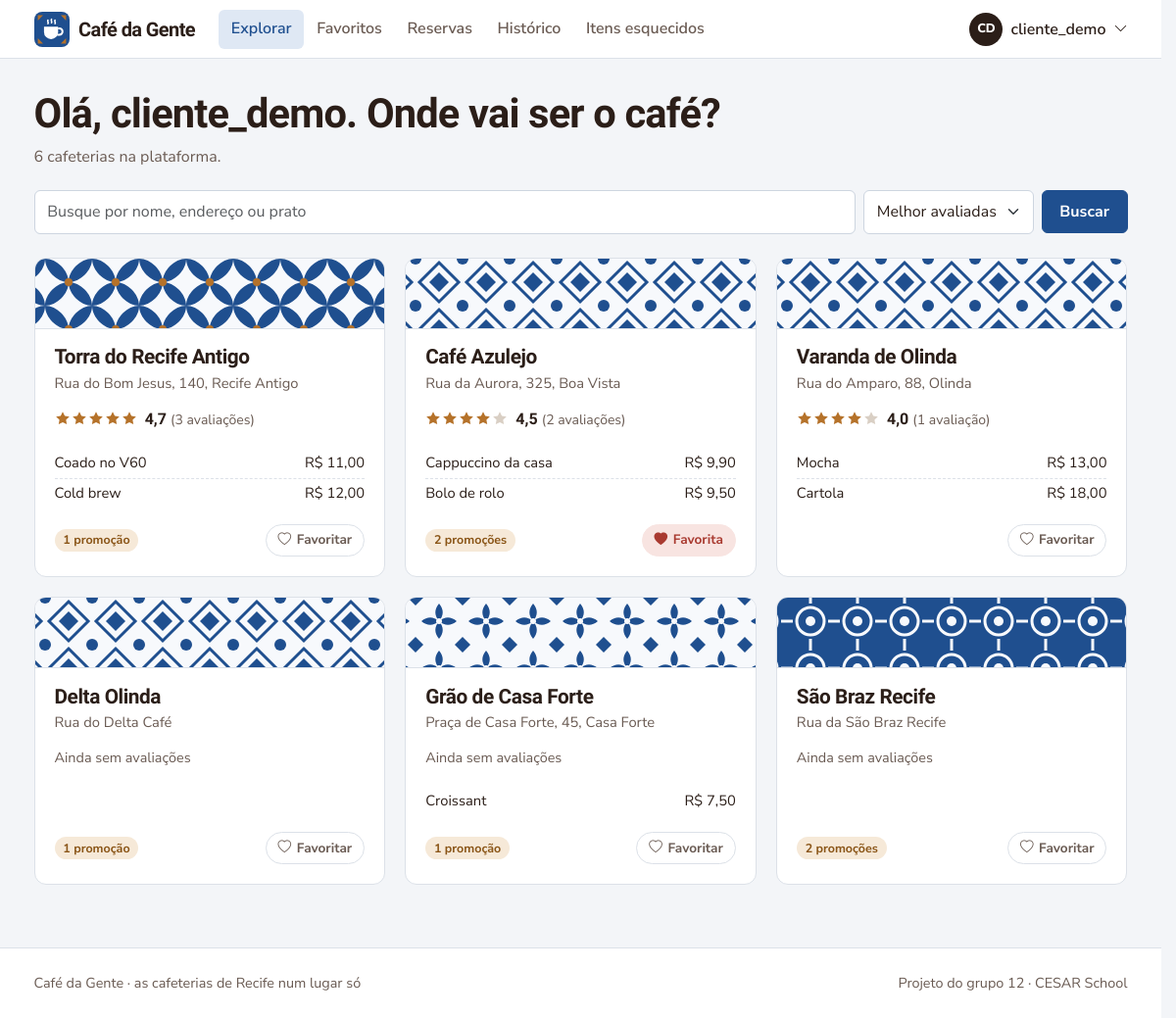
The app's page /homepage/ (signed in) with its own data.
### coffee12app/models.py (models this page shows, shortened)
class CustomUser(AbstractUser):
    phone_number = models.CharField(max_length=15, blank=True)
    COFFEEADMIN = 'CM'
    CLIENT = 'CL'
    ZONANORTE = 'ZN'
    ZONASUL = 'ZS'
    ZONAOESTE = 'ZO'
    CENTRO = 'CE'
    NAOIDENTIFICAR = 'NI'
    ROLES = [
        (COFFEEADMIN, 'Administrador de Café'),
        (CLIENT, 'Cliente')
    ]
    LOCALIDADES = [
        (ZONANORTE, 'Zona Norte'),
        (ZONASUL, 'Zona Sul'),
        (ZONAOESTE, 'Zona Oeste'),
        (CENTRO, 'Centro'),
        (NAOIDENTIFICAR, 'Não Identificar')
    ]
    role = models.CharField(
        max_length=2,
        choices=ROLES,
        default=CLIENT,
    )
    localidade = models.CharField(
        max_length=2,
        choices=LOCALIDADES,
        default=NAOIDENTIFICAR,
    )
    cafeteria = models.ForeignKey('Estabelecimento', on_delete=models.PROTECT, null=True, blank=True)
    possui_estabelecimento = models.BooleanField(default=False)
    cafeteria_favorita = models.ManyToManyField('Estabelecimento', blank=True, related_name='cafeterias_favoritas')

class Estabelecimento(models.Model):
    nome = models.CharField(max_length=100)
    endereco = models.CharField(max_length=200)
    telefone = models.CharField(max_length=15)
    proprietario = models.ForeignKey(CustomUser, on_delete=models.CASCADE)
    descricao_horario = models.CharField(max_length=200, default='')

class Prato(models.Model):
    nome = models.CharField(max_length=100)
    descricao = models.TextField()
    preco = models.DecimalField(max_digits=6, decimal_places=2)
    preco_promocional = models.DecimalField(max_digits=6, decimal_places=2, null=True, blank=True)
    estabelecimento = models.ForeignKey(Estabelecimento, on_delete=models.CASCADE)
    prato_principal = models.BooleanField(default=False)
    @property
    def em_promocao(self):
        return self.preco_promocional is not None and self.preco_promocional < self.preco

### coffee12app/views.py (the view)
# urls.py: path('homepage/', views.Homepage, name='homepage'),
@login_required
def Homepage(request):
    busca = request.GET.get('q', '').strip()
    ordem = request.GET.get('ordem', 'nota')
    estabelecimentos = cafeterias_com_resumo()
    if busca:
        estabelecimentos = estabelecimentos.filter(
            Q(nome__icontains=busca) | Q(endereco__icontains=busca) | Q(prato__nome__icontains=busca)
        ).distinct()
    if ordem == 'nome':
        estabelecimentos = estabelecimentos.order_by('nome')
    else:
        ordem = 'nota'
        estabelecimentos = estabelecimentos.order_by(F('media').desc(nulls_last=True), 'nome')
    favoritos_ids = set(request.user.cafeteria_favorita.values_list('id', flat=True))
    return render(request, 'homepage.html', {
        'estabelecimentos': estabelecimentos,
        'favoritos_ids': favoritos_ids,
        'busca': busca,
        'ordem': ordem,
    })

### coffee12app/context_processors.py (called while the page is built, shortened)
def navegacao(request):
    user = getattr(request, 'user', None)
    match = getattr(request, 'resolver_match', None)
    contexto = {'rota_atual': match.url_name if match else ''}
    if not user or not user.is_authenticated:
        return contexto
    eh_dono = user.role == CustomUser.COFFEEADMIN
    contexto['eh_dono_cafe'] = eh_dono
    return contexto

### coffee12app/templatetags/cafe_tags.py (called while the page is built)
@register.filter
def brl(valor):
    if valor is None or valor == '':
        return ''
    try:
        valor = Decimal(valor)
    except (InvalidOperation, TypeError, ValueError):
        return valor
    texto = f'{valor:,.2f}'.replace(',', 'X').replace('.', ',').replace('X', '.')
    return f'R$ {texto}'

@register.filter
def nota(valor):
    if valor is None:
        return ''
    return f'{float(valor):.1f}'.replace('.', ',')

@register.inclusion_tag('partials/estrelas.html')
def estrelas(valor, tamanho='md'):
    valor = float(valor or 0)
    cheias = int(round(valor))
    return {'cheias': range(cheias), 'vazias': range(5 - cheias), 'valor': valor, 'tamanho': tamanho}

@register.filter
def iniciais(nome):
    partes = [p for p in str(nome).replace('_', ' ').replace('.', ' ').split() if p]
    if not partes:
        return '?'
    if len(partes) == 1:
        return partes[0][:2].upper()
    return (partes[0][0] + partes[-1][0]).upper()

@register.filter
def azulejo(valor):
    return sum(ord(c) for c in str(valor)) % 4 + 1

### coffee12app/views.py (called while the page is built)
def cafeterias_com_resumo():
    return (
        Estabelecimento.objects
        .annotate(media=Avg('feedback__rating'), total_avaliacoes=Count('feedback', distinct=True))
        .prefetch_related(
            Prefetch('prato_set', queryset=Prato.objects.filter(prato_principal=True), to_attr='destaques'),
            Prefetch(
                'prato_set',
                queryset=Prato.objects.filter(preco_promocional__isnull=False, preco_promocional__lt=F('preco')),
                to_attr='promocoes',
            ),
        )
    )

### templates/homepage.html (shortened to what this page needs)
{% extends 'base.html' %}
{% load cafe_tags %}
{% block conteudo %}
<div class="container">
  <div class="cabecalho">
    <h1>Olá, {{ user.username }}. Onde vai ser o café?</h1>
    <p>{{ estabelecimentos|length }} cafeteria{{ estabelecimentos|length|pluralize }} {% if busca %}para “{{ busca }}”{% else %}na plataforma{% endif %}.</p>
  </div>
  <form class="busca mb-4" method="get" role="search">
    <input class="form-control" type="search" id="busca" name="q" value="{{ busca }}" placeholder="Busque por nome, endereço ou prato">
    <select class="form-select" id="ordem" name="ordem" onchange="this.form.submit()">
      <option value="nota" {% if ordem == 'nota' %}selected{% endif %}>Melhor avaliadas</option>
    </select>
    <button class="btn btn-primary" type="submit">Buscar</button>
  </form>
  {% if estabelecimentos %}
    <div class="grade-cafes">
      {% for cafe in estabelecimentos %}
        {% include 'partials/cafe_card.html' with cafe=cafe mostrar_favorito=True %}
      {% endfor %}
    </div>
  {% endif %}
</div>
{% endblock %}

### templates/base.html (shortened to what this page needs)
{% load static cafe_tags %}<!doctype html>
<html lang="pt-BR">
<head>
  <link href="https://cdn.jsdelivr.net/npm/bootstrap@5.3.3/dist/css/bootstrap.min.css" rel="stylesheet">
  <link href="https://cdn.jsdelivr.net/npm/bootstrap-icons@1.11.3/font/bootstrap-icons.min.css" rel="stylesheet">
  <link href="{% static 'css/app.css' %}" rel="stylesheet">
</head>
<body>
  <header class="barra">
    <nav class="navbar navbar-expand-lg">
      <div class="container">
        {% if user.is_authenticated %}
          <a class="marca" href="{% if eh_dono_cafe %}{% url 'homepagecafe' %}{% else %}{% url 'homepage' %}{% endif %}">
        {% else %}
          <a class="marca" href="{% url 'inicio' %}">
        {% endif %}
            Café da Gente
          </a>
        {% if user.is_authenticated %}
          <div class="collapse navbar-collapse" id="menu">
            <ul class="navbar-nav ms-lg-4 me-auto">
              {% if eh_dono_cafe %}
                <li class="nav-item"><a class="nav-link {% if rota_atual == 'homepagecafe' %}ativo{% endif %}" href="{% url 'homepagecafe' %}">Painel</a></li>
                {% if minha_cafeteria %}
                  <li class="nav-item"><a class="nav-link {% if rota_atual == 'excluirPrato' or rota_atual == 'cadastrarPrato' or rota_atual == 'editarPrato' %}ativo{% endif %}" href="{% url 'excluirPrato' %}">Cardápio</a></li>
                  <li class="nav-item"><a class="nav-link {% if rota_atual == 'reserva_listar' %}ativo{% endif %}" href="{% url 'reserva_listar' %}">Reservas{% if nav_reservas_pendentes %}<span class="contador" title="pendentes">{{ nav_reservas_pendentes }}</span>{% endif %}</a></li>
                  <li class="nav-item"><a class="nav-link {% if rota_atual == 'solicitacoes' %}ativo{% endif %}" href="{% url 'solicitacoes' %}">Itens esquecidos{% if nav_itens_pendentes %}<span class="contador" title="pendentes">{{ nav_itens_pendentes }}</span>{% endif %}</a></li>
                  <li class="nav-item"><a class="nav-link {% if rota_atual == 'verFeedbacks' %}ativo{% endif %}" href="{% url 'verFeedbacks' minha_cafeteria.id %}">Avaliações</a></li>
                {% endif %}
              {% else %}
                <li class="nav-item"><a class="nav-link {% if rota_atual == 'homepage' %}ativo{% endif %}" href="{% url 'homepage' %}">Explorar</a></li>
                <li class="nav-item"><a class="nav-link {% if rota_atual == 'favoritos' %}ativo{% endif %}" href="{% url 'favoritos' %}">Favoritos</a></li>
                <li class="nav-item"><a class="nav-link {% if rota_atual == 'reserva_list' or rota_atual == 'reserva_update' %}ativo{% endif %}" href="{% url 'reserva_list' %}">Reservas</a></li>
                <li class="nav-item"><a class="nav-link {% if rota_atual == 'historico' %}ativo{% endif %}" href="{% url 'historico' %}">Histórico</a></li>
                <li class="nav-item"><a class="nav-link {% if rota_atual == 'listar_requisicoes_cliente' %}ativo{% endif %}" href="{% url 'listar_requisicoes_cliente' %}">Itens esquecidos</a></li>
              {% endif %}
            </ul>
            <div class="dropdown">
              <button class="btn p-0 border-0 d-flex align-items-center gap-2" type="button" data-bs-toggle="dropdown" aria-expanded="false">
                <span class="avatar" aria-hidden="true">{{ user.username|iniciais }}</span>
                <span class="fw-semibold">{{ user.username }}</span>
                <i class="bi bi-chevron-down small" aria-hidden="true"></i>
              </button>
            </div>
          </div>
        {% endif %}
      </div>
    </nav>
  </header>
  <main id="conteudo">
    {% block conteudo %}{% endblock %}
  </main>
  {% block rodape %}
  <footer class="rodape">
    <div class="container d-flex flex-wrap justify-content-between gap-2">
      <span>Café da Gente · as cafeterias de Recife num lugar só</span>
      <span>Projeto do grupo 12 · CESAR School</span>
    </div>
  </footer>
  {% endblock %}
</body>
</html>

### templates/partials/cafe_card.html
{% load cafe_tags %}
<article class="cafe">
  <div class="cafe-topo azulejo-{{ cafe.nome|azulejo }}" aria-hidden="true"></div>
  <div class="cafe-corpo">
    <h3><a href="{% url 'perfilCafeteria' cafe.id %}">{{ cafe.nome }}</a></h3>
    <div class="cafe-endereco">{{ cafe.endereco }}</div>
    <div class="mb-3">
      {% if cafe.media %}
        {% estrelas cafe.media %} <span class="nota-media ms-1">{{ cafe.media|nota }}</span>
        <span class="texto-suave small">({{ cafe.total_avaliacoes }} avaliaç{{ cafe.total_avaliacoes|pluralize:"ão,ões" }})</span>
      {% else %}
        <span class="sem-nota">Ainda sem avaliações</span>
      {% endif %}
    </div>
    {% if cafe.destaques or cafe.promocoes %}
      <ul class="cafe-destaques">
        {% for prato in cafe.destaques|slice:":3" %}
          <li><span>{{ prato.nome }}</span><span>{% if prato.em_promocao %}{{ prato.preco_promocional|brl }}{% else %}{{ prato.preco|brl }}{% endif %}</span></li>
        {% endfor %}
      </ul>
    {% endif %}
    <div class="cafe-rodape">
      {% if cafe.promocoes %}
        <span class="etiqueta etiqueta-promo">{{ cafe.promocoes|length }} promoç{{ cafe.promocoes|length|pluralize:"ão,ões" }}</span>
      {% else %}
        <span></span>
      {% endif %}
      {% if mostrar_favorito %}
        {% if cafe.id in favoritos_ids %}
          <form method="post" action="{% url 'desfavoritarCafeteria' cafe.id %}">{% csrf_token %}
            <button type="submit" class="btn-favorito ativo" aria-label="Remover {{ cafe.nome }} dos favoritos"><i class="bi bi-heart-fill" aria-hidden="true"></i> Favorita</button>
          </form>
        {% else %}
          <form method="post" action="{% url 'favoritarCafeteria' cafe.id %}">{% csrf_token %}
            <button type="submit" class="btn-favorito" aria-label="Adicionar {{ cafe.nome }} aos favoritos"><i class="bi bi-heart" aria-hidden="true"></i> Favoritar</button>
          </form>
        {% endif %}
      {% endif %}
    </div>
  </div>
</article>

### templates/partials/estrelas.html
<span class="estrelas {{ tamanho }}" role="img" aria-label="Nota {{ valor|floatformat:1 }} de 5">{% for _ in cheias %}<svg viewBox="0 0 20 20" fill="currentColor" aria-hidden="true"><path d="M10 1.5l2.6 5.3 5.9.9-4.3 4.1 1 5.8L10 14.9l-5.2 2.7 1-5.8L1.5 7.7l5.9-.9z"/></svg>{% endfor %}{% for _ in vazias %}<svg class="vazia" viewBox="0 0 20 20" fill="currentColor" aria-hidden="true"><path d="M10 1.5l2.6 5.3 5.9.9-4.3 4.1 1 5.8L10 14.9l-5.2 2.7 1-5.8L1.5 7.7l5.9-.9z"/></svg>{% endfor %}</span>

### records on screen
CustomUser: username|iniciais "CD", username "cliente_demo"
Estabelecimento: nome "Torra do Recife Antigo", endereco "Rua do Bom Jesus, 140, Recife Antigo", media|nota "4,7", total_avaliacoes "3", promocoes|length "1"
Prato: nome "Coado no V60", preco|brl "R$ 11,00"
Prato: nome "Cold brew", preco_promocional|brl "R$ 12,00"
Estabelecimento: nome "Café Azulejo", endereco "Rua da Aurora, 325, Boa Vista", media|nota "4,5", total_avaliacoes "2", promocoes|length "2"
Prato: nome "Cappuccino da casa", preco_promocional|brl "R$ 9,90"
Prato: nome "Bolo de rolo", preco|brl "R$ 9,50"
Estabelecimento: nome "Varanda de Olinda", endereco "Rua do Amparo, 88, Olinda", media|nota "4,0", total_avaliacoes "1"
Prato: nome "Mocha", preco|brl "R$ 13,00"
Prato: nome "Cartola", preco|brl "R$ 18,00"
Estabelecimento: nome "Delta Olinda", endereco "Rua do Delta Café", shows "Ainda sem avaliações", promocoes|length "1"
Estabelecimento: nome "Grão de Casa Forte", endereco "Praça de Casa Forte, 45, Casa Forte", shows "Ainda sem avaliações", promocoes|length "1"
Prato: nome "Croissant", preco_promocional|brl "R$ 7,50"
Estabelecimento: nome "São Braz Recife", endereco "Rua da São Braz Recife", shows "Ainda sem avaliações", promocoes|length "2"

### other values on screen
{{ estabelecimentos|length }} "6"
